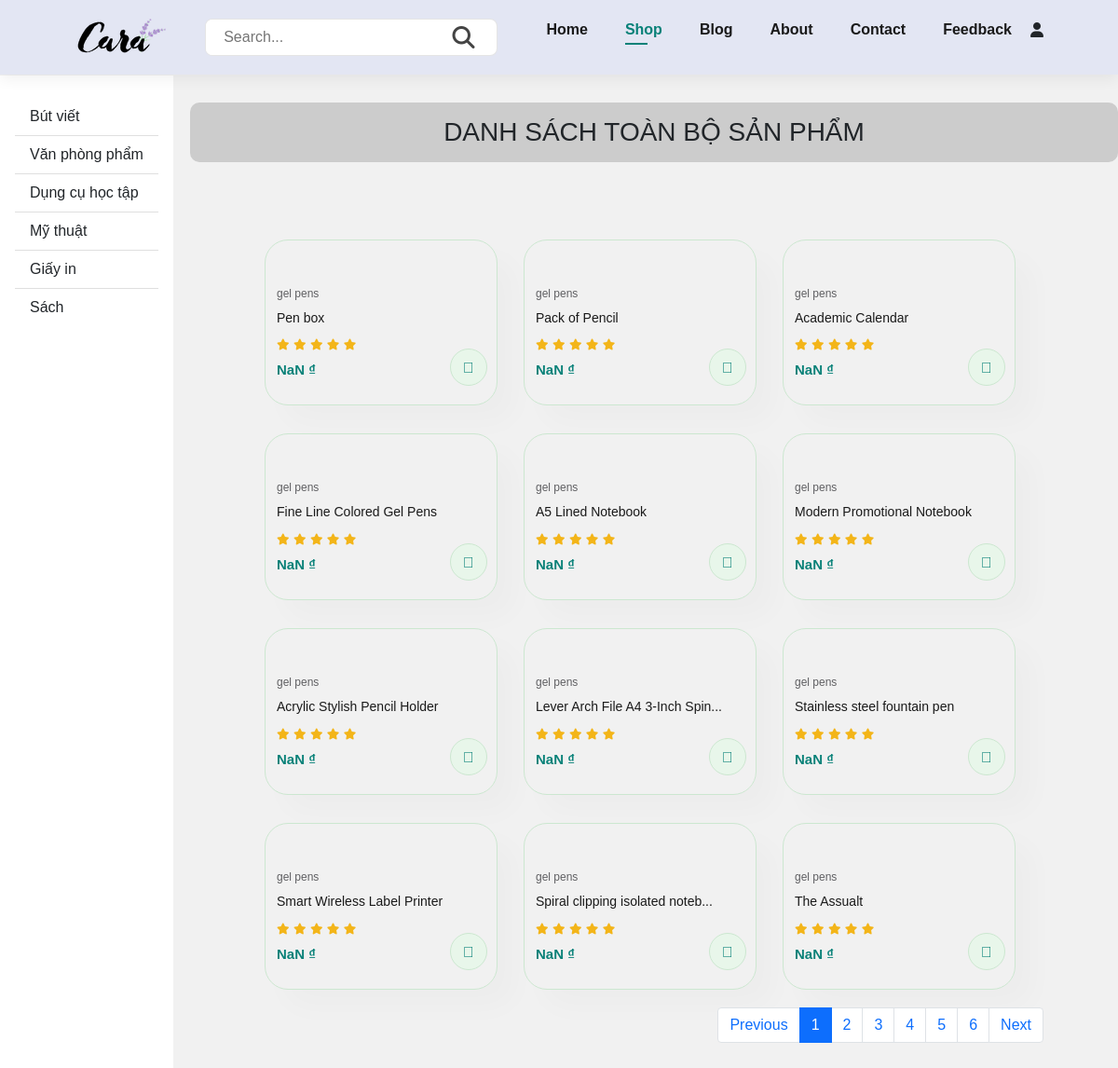
The page /shop.php on the database its author committed.
### tables this page shows
CREATE TABLE `loaisp` (
  `maLoaiSP` int(11) NOT NULL,
  `tenLoaiSP` varchar(100) NOT NULL
);

CREATE TABLE `sanpham` (
  `maSP` int(11) NOT NULL,
  `maLoaiSP` int(11) NOT NULL,
  `tenSP` varchar(100) NOT NULL,
  `giaSP` int(11) NOT NULL,
  `moTa` text NOT NULL,
  `hinhAnh` text NOT NULL
);

### shop.php (the view, shortened to what this page needs)
<?php
include './connection/connection.php';
include './header.php';
?>
<!DOCTYPE html>
<html lang="en">
<head>
    <link href="https://cdn.jsdelivr.net/npm/bootstrap@5.0.2/dist/css/bootstrap.min.css" rel="stylesheet">
    <link rel="stylesheet" href="https://pro.fontawesome.com/releases/v5.10.0/css/all.css" />
    <link rel="stylesheet" href="https://cdnjs.cloudflare.com/ajax/libs/font-awesome/6.5.1/css/all.min.css" />
    <link rel="stylesheet" href="./asset/grid.css">
    <link rel="stylesheet" href="./shop/shop.css">
    <link rel="stylesheet" href="./shop/shop1.css">
</head>
<body>
    <div class="shop">
        <div class="grid">
            <div class="row">
                <div class="col l-2">
                    <nav id="sidebarMenu" class="collapse d-lg-block sidebar collapse bg-white">
                        <div class="position-sticky">
                            <div class="list-group list-group-flush mx-3 mt-4">
                                <?php
                                $queryLoaiSP = "select * from loaisp";
                                $result = mysqli_query($conn, $queryLoaiSP);
                                while ($row = mysqli_fetch_row($result)) {
                                    echo ' <a href="./shop.php?id=' . $row[0] . '" class="list-group-item list-group-item-action py-2 ripple" aria-current="true">
                                    <span>' . $row[1] . ' </span>
                                </a>';
                                }
                                ?>
                            </div>
                        </div>
                    </nav>
                </div>
                <div class="col l-10">
                    <h3 class="heading">DANH SÁCH <?php
                                                    if (isset($data)) {
                                                        $queryTenLoaiSP = "select tenLoaiSP from loaisp where maLoaiSP = $data";
                                                        $result = mysqli_query($conn, $queryTenLoaiSP);
                                                        while ($row = mysqli_fetch_assoc($result)) {
                                                            echo "<span class='title'>" . $row['tenLoaiSP'] . "</span>";
                                                        }
                                                    } else {
                                                        echo "TOÀN BỘ SẢN PHẨM";
                                                    }
                                                    ?></h3>
                    <section id="product1" class="section-p1">
                        <div class="pro-container" style="justify-content:flex-start;">
                            <?php
                            if (!isset($querySanPham)) {
                                $item_per_page = !empty($_GET["per_page"]) ? $_GET["per_page"] : 12;
                                $current_page = !empty($_GET["page"]) ? $_GET["page"] : 1;
                                $offset = ($current_page - 1) * $item_per_page;
                                $querySanPham = "SELECT * FROM sanpham ORDER BY maSP asc LIMIT " . $item_per_page . " OFFSET " . $offset . "";
                            }
                            $result = mysqli_query($conn, $querySanPham);
                            while ($row = mysqli_fetch_array($result)) {
                                echo '
                                <a style="text-decoration:none" href="./detailProduct.php?id=' . $row['maSP'] . '">
                                <div class="pro">
                                <img src="' . $row['hinhAnh'] . '" alt="">
                                <div class="des">
                                    <span>gel pens</span>
                                    <h5>' . $row['tenSP'] . '</h5>
                                    <div class="star">
                                        <i class="fas fa-star"></i>
                                        <i class="fas fa-star"></i>
                                        <i class="fas fa-star"></i>
                                        <i class="fas fa-star"></i>
                                        <i class="fas fa-star"></i>
                                    </div>
                                    <h4 class="price">'.$row['giaSP'].'</h4>
                                </div>
                                <a href="./cart.php?id='.$row['maSP'].'"><i class="fal fa-shopping-cart cart"></i></a></div>
                                </a>';
                            }
                            ?>
                        </div>
                        <div>
                            <?php
                            include "./pagnination.php";
                            ?>
                        </div>
                    </section>
                </div>
            </div>
        </div>
    </div>
</body>
</html>

### style.css (style rules this page uses)
:root { --red: red; --blue: blue; --green: #088178; --dark-color: #219150; --black: #444; --light-color: #666; --border:.1rem solid rgba(0,0,0,.1); --border-hover:.1rem solid var(--black); --box-shadow:0 .5rem 1rem rgba(0,0,0,.1); }
* { margin: 0; padding: 0; box-sizing: border-box; font-family: "Spartan", sans-serif; outline: none; border: none; text-decoration: none; transition: all .2s linear; transition: width none; }
html { scroll-behavior: smooth; }
h4 { font-size: 20px; color: #222; }
.section-p1 { padding: 40px 80px; }
body { width: 100%; }
#product1 { text-align: center; }
#product1 .pro-container { display: flex; justify-content: space-between; padding-top: 20px; flex-wrap: wrap; }
#product1 .pro { width: 23%; min-width: 250px; padding: 10px 12px; border: 1px solid #cce7d0; border-radius: 25px; cursor: pointer; box-shadow: 20px 20px 30px rgba(0,0,0,0.02); margin: 15px 0; transition: 0.2s ease; position: relative; }
#product1 .pro .des { text-align: start; padding: 10px 0; }
#product1 .pro .des span { color: #606063; font-size: 12px; }
#product1 .pro .des h5 { padding-top: 7px; color: #1a1a1a; font-size: 14px; }
#product1 .pro .des i { font-size: 12px; color: rgb(243,181,25); }
#product1 .pro .des h4 { padding-top: 7px; font-size: 15px; font-weight: 700; color: #088178; }
#product1 .pro .cart { width: 40px; height: 40px; line-height: 40px; border-radius: 50px; background-color: #e8f6ea; font-weight: 500; color: #088178; border: 1px solid #cce7d0; position: absolute; bottom: 20px; right: 10px; }

### asset/grid.css (style rules this page uses)
.grid { width: 100%; display: block; padding: 0; }
.row { display: flex; flex-wrap: wrap; margin-left: -4px; margin-right: -4px; }
.col { padding-left: 4px; padding-right: 4px; }
@media (min-width: 740px) { .row { margin-left: -8px; margin-right: -8px; } }
@media (min-width: 740px) { .col { padding-left: 8px; padding-right: 8px; } }
@media (min-width: 1113px) { .row { margin-left: -12px; margin-right: -12px; } }
@media (min-width: 1113px) { .col { padding-left: 12px; padding-right: 12px; } }
@media (min-width: 1113px) { .l-1, .l-2, .l-2-4, .l-3, .l-4, .l-5, .l-6, .l-7, .l-8, .l-9, .l-10, .l-11, .l-12 { display: block; } }
@media (min-width: 1113px) { .l-2 { flex: 0 0 16.66667%; max-width: 16.66667%; } }
@media (min-width: 1113px) { .l-10 { flex: 0 0 83.33333%; max-width: 83.33333%; } }

### shop/shop.css (style rules this page uses)
body { background-color: #f1f1f1; }
.shop { overflow: hidden; padding-top: 30px; }
.heading { padding: 15px 0; border-radius: 10px; background-color: #ccc; text-align: center; }

### shop/shop1.css (style rules this page uses)
:root { --green: #088178; --dark-color: #219150; --black: #444; --light-color: #666; --border:.1rem solid rgba(0,0,0,.1); --border-hover:.1rem solid var(--black); --box-shadow:0 .5rem 1rem rgba(0,0,0,.1); }
#sidebarMenu { position: fixed; top: 81px; bottom: 0; }
* { margin: 0; padding: 0; box-sizing: border-box; font-family: "Spartan", sans-serif; outline: none; border: none; text-decoration: none; transition: all .2s linear; transition: width none; }
html { scroll-behavior: smooth; }
h4 { font-size: 20px; color: #222; }
.section-p1 { padding: 40px 80px; }
body { width: 100%; }
.shop { position: relative; }
.shop::after { content: ""; position: absolute; height: 20px; width: 50%; left: 27%; bottom: -86%; background-color: transparent; }
#product1 { text-align: center; }
#product1 .pro-container { display: flex; padding-top: 20px; flex-wrap: wrap; }
#product1 .pro { width: 23%; min-width: 250px; padding: 10px 12px; border: 1px solid #cce7d0; border-radius: 25px; cursor: pointer; box-shadow: 20px 20px 30px rgba(0,0,0,0.02); margin: 15px 0; transition: 0.2s ease; position: relative; margin-right: 28px; }
#product1 .pro .des { text-align: start; padding: 10px 0; }
#product1 .pro .des span { color: #606063; font-size: 12px; }
#product1 .pro .des h5 { padding-top: 7px; color: #1a1a1a; font-size: 14px; }
#product1 .pro .des i { font-size: 12px; color: rgb(243,181,25); }
#product1 .pro .des h4 { padding-top: 7px; font-size: 15px; font-weight: 700; color: #088178; }
#product1 .pro .cart { width: 40px; height: 40px; line-height: 40px; border-radius: 50px; background-color: #e8f6ea; font-weight: 500; color: #088178; border: 1px solid #cce7d0; position: absolute; bottom: 20px; right: 10px; }

### rows shown on the page
loaisp: tenLoaiSP "Bút viết"
loaisp: tenLoaiSP "Văn phòng phẩm"
loaisp: tenLoaiSP "Dụng cụ học tập"
loaisp: tenLoaiSP "Mỹ thuật"
loaisp: tenLoaiSP "Giấy in"
loaisp: tenLoaiSP "Sách"
sanpham: tenSP "Pen box"
sanpham: tenSP "Pack of Pencil"
sanpham: tenSP "Academic Calendar"
sanpham: tenSP "Fine Line Colored Gel Pens"
sanpham: tenSP "A5 Lined Notebook"
sanpham: tenSP "Modern Promotional Notebook"
sanpham: tenSP "Acrylic Stylish Pencil Holder"
sanpham: tenSP "Lever Arch File A4 3-Inch Spin..."
sanpham: tenSP "Stainless steel fountain pen"
sanpham: tenSP "Smart Wireless Label Printer"
sanpham: tenSP "Spiral clipping isolated noteb..."
sanpham: tenSP "The Assualt"
